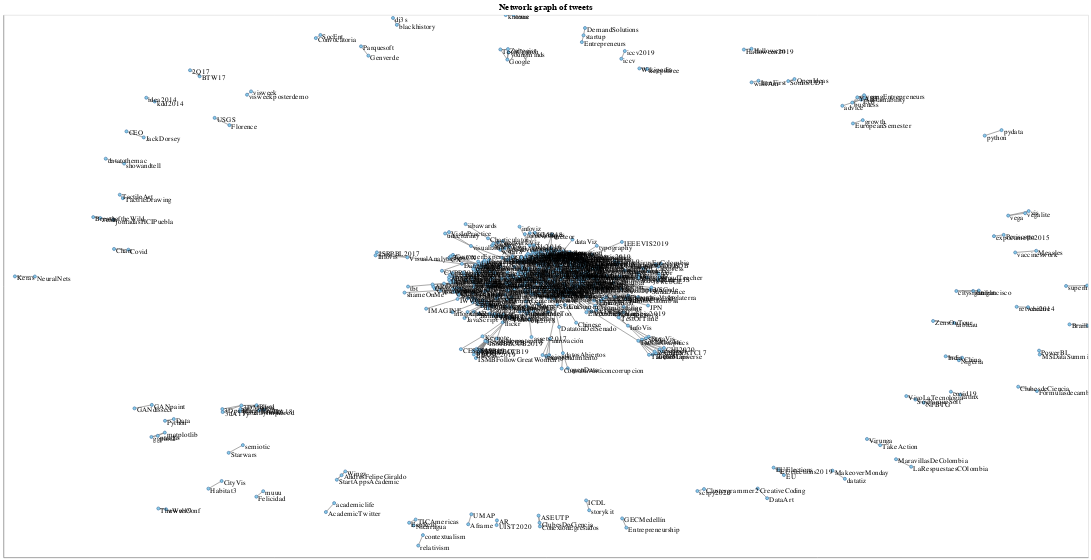

Write notebook code for a chart like this one.
### Code cell
chart = nxa.draw_networkx(
    graph, pos=pos,
    node_color='skyblue',
    edge_color='gray',
    node_size=20,
    # node_size = 'weight',
)

labels_df = pd.DataFrame(pos).T.reset_index()
labels_df.columns = ['id', 'x', 'y']
labels = alt.Chart(labels_df).mark_text(
    align='left',
    dx=3, dy=3
).encode(
    x='x:Q',
    y='y:Q',
    text='id:N'
)

# Overlay labels on the original chart
chart = chart + labels

chart = chart.properties(
    width=1600,
    height=800,
    title="Network graph of tweets"
)
# Display the chart
chart.interactive()

### Figure 1 — Vega-Lite specification as saved in the notebook (floating-point values rounded to 4 significant figures; data arrays with more than 128 entries replaced by an {"elided": "..."} marker saying what was removed)
{"config": {"view": {"continuousWidth": 400, "continuousHeight": 300}}, "layer": [{"data": {"name": "data-06a0e2a8a7b16410ab735d030c7e5e44"}, "mark": {"type": "line", "color": "gray", "opacity": 1, "strokeWidth": 1}, "encoding": {"detail": {"field": "edge", "type": "quantitative"}, "x": {"axis": {"grid": false, "labels": false, "ticks": false, "title": ""}, "field": "x", "type": "quantitative"}, "y": {"axis": {"grid": false, "labels": false, "ticks": false, "title": ""}, "field": "y", "type": "quantitative"}}, "selection": {"selector012": {"type": "interval", "bind": "scales", "encodings": ["x", "y"]}}}, {"data": {"name": "data-a297ea45f49ec1e5171974922d7f6dc9"}, "mark": {"type": "point", "fill": "skyblue", "opacity": 1, "size": 20, "strokeWidth": 1.0}, "encoding": {"x": {"axis": {"grid": false, "labels": false, "ticks": false}, "field": "x", "type": "quantitative"}, "y": {"axis": {"grid": false, "labels": false, "ticks": false}, "field": "y", "type": "quantitative"}}}, {"data": {"name": "data-b9ea4f343279087100335ce7e93b50f2"}, "mark": {"type": "text", "align": "left", "dx": 3, "dy": 3}, "encoding": {"text": {"field": "id", "type": "nominal"}, "x": {"field": "x", "type": "quantitative"}, "y": {"field": "y", "type": "quantitative"}}}], "height": 800, "title": "Network graph of tweets", "width": 1600, "$schema": "https://vega.github.io/schema/vega-lite/v4.17.0.json", "datasets": {"data-06a0e2a8a7b16410ab735d030c7e5e44": {"elided": "1728 records"}, "data-a297ea45f49ec1e5171974922d7f6dc9": {"elided": "566 records"}, "data-b9ea4f343279087100335ce7e93b50f2": {"elided": "566 records"}}}
